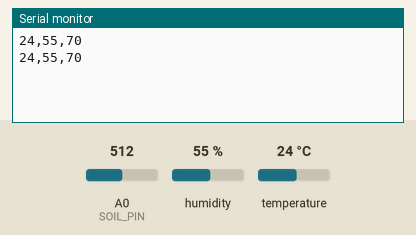
The sketch below on a simulated Arduino Uno, built with avr-gcc and run on an emulated ATmega328P. Parts: the last lines printed to the serial monitor. The test bench sets the inputs (shaded band); at power-on: humidity 55 %, A0 (SOIL_PIN) = 512, temperature 24 °C.

Above: at 2.8 s.
2.9 s: humidity set to 22 %
At 5.2 s:
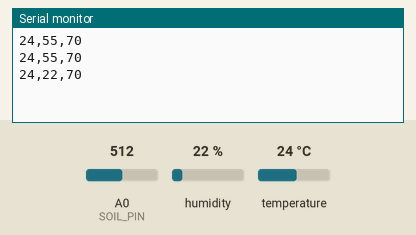
5.6 s: A0 (SOIL_PIN) set to 716
At 7.6 s:
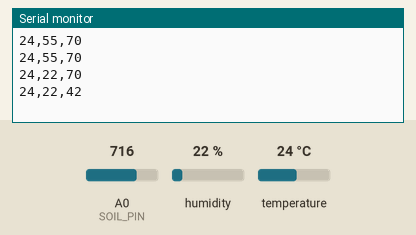
8.3 s: temperature set to 12 °C
At 10.8 s:
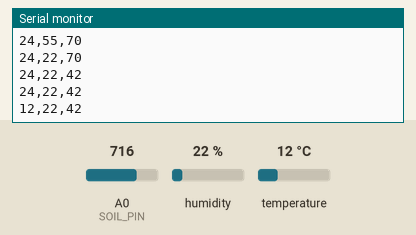
11.0 s: A0 (SOIL_PIN) set to 900
At 13.4 s:
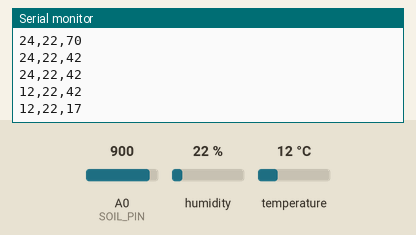
13.7 s: humidity set to 40 %
At 14.8 s:
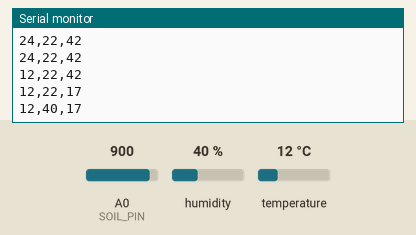
Timing chart, 0 to 16.7 s (numbered marks = the images above; inputs shaded):
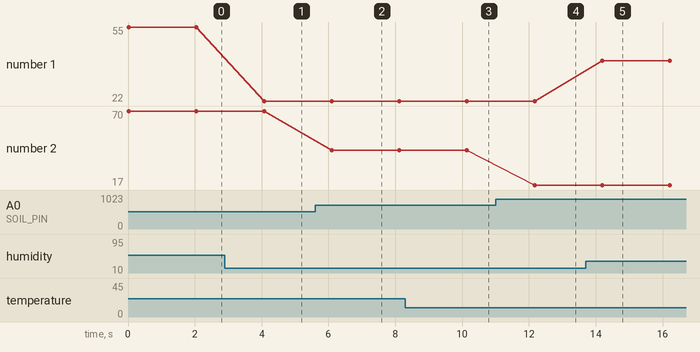

Measured:
- after the input at 2.9 s, the serial monitor: prints a new line after 1.2 s (image 1)
- after the input at 5.6 s, the serial monitor: prints a new line after 0.50 s (image 2)
- after the input at 8.3 s, the serial monitor: prints a new line after 1.8 s (image 3)
- after the input at 11.0 s, the serial monitor: prints a new line after 1.2 s (image 4)
- after the input at 13.7 s, the serial monitor: prints a new line after 0.49 s (image 5)
- plotted number 1: 55 → 22 after the input at 2.9 s, 22 → 40 after the input at 13.7 s
- plotted number 2: 70 → 42 after the input at 5.6 s, 42 → 17 after the input at 11.0 s

The sketch:

agrisense.ino
```cpp
#include <DHT.h>

// ---- Pins: change these to match your wiring ----
#define DHT_PIN   2        // DHT11 data pin
#define DHT_TYPE  DHT11
#define SOIL_PIN  A0       // soil moisture sensor analog output

// ---- Soil sensor calibration ----
// Read the raw value with the probe in dry air (SOIL_DRY)
// and fully submerged in water (SOIL_WET), then put them here.
const int SOIL_DRY = 1023;
const int SOIL_WET = 300;

DHT dht(DHT_PIN, DHT_TYPE);

void setup() {
  Serial.begin(9600);
  dht.begin();
}

void loop() {
  float temperature = dht.readTemperature();   // Celsius
  float humidity    = dht.readHumidity();      // %
  int   raw         = analogRead(SOIL_PIN);

  // Convert raw reading to 0-100 %
  int moisture = map(raw, SOIL_DRY, SOIL_WET, 0, 100);
  moisture = constrain(moisture, 0, 100);

  // Skip the reading if the DHT11 failed
  if (isnan(temperature) || isnan(humidity)) {
    delay(2000);
    return;
  }

  Serial.print(temperature, 0);
  Serial.print(",");
  Serial.print(humidity, 0);
  Serial.print(",");
  Serial.println(moisture);

  delay(2000);   // DHT11 needs at least ~1 s between reads
}
```
